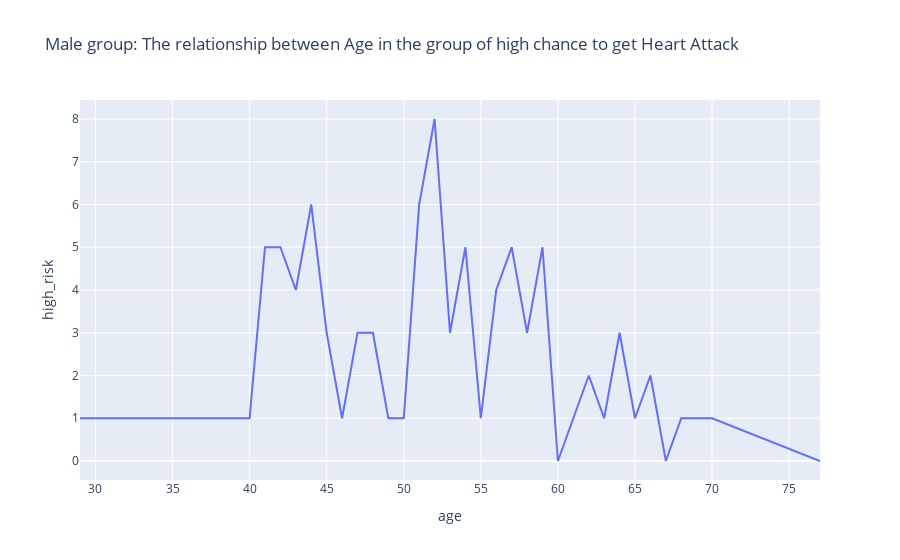

The cell this chart's notebook holds for it:
### Code cell
v=pd.crosstab(df[(df['sex']==1)]["age"],df[(df['sex']==1)]["output"]).reset_index()
v.columns=["age","low_risk","high_risk"]
px.line(v,v["age"],v["high_risk"],title="Male group: The relationship between Age in the group of high chance to get Heart Attack")

### Figure 1 — Plotly figure (JSON) as saved in the notebook; plotly's stock layout.template omitted (floating-point values rounded to 4 significant figures)
{"data": [{"hovertemplate": "age=%{x}<br>high_risk=%{y}<extra></extra>", "legendgroup": "", "line": {"color": "#636efa", "dash": "solid"}, "mode": "lines", "name": "", "orientation": "v", "showlegend": false, "type": "scatter", "x": [29, 34, 35, 37, 38, 39, 40, 41, 42, 43, 44, 45, 46, 47, 48, 49, 50, 51, 52, 53, 54, 55, 56, 57, 58, 59, 60, 61, 62, 63, 64, 65, 66, 67, 68, 69, 70, 77], "xaxis": "x", "y": [1, 1, 1, 1, 1, 1, 1, 5, 5, 4, 6, 3, 1, 3, 3, 1, 1, 6, 8, 3, 5, 1, 4, 5, 3, 5, 0, 1, 2, 1, 3, 1, 2, 0, 1, 1, 1, 0], "yaxis": "y"}], "layout": {"legend": {"tracegroupgap": 0}, "title": {"text": "Male group: The relationship between Age in the group of high chance to get Heart Attack"}, "xaxis": {"anchor": "y", "domain": [0, 1], "title": {"text": "age"}}, "yaxis": {"anchor": "x", "domain": [0, 1], "title": {"text": "high_risk"}}}}
